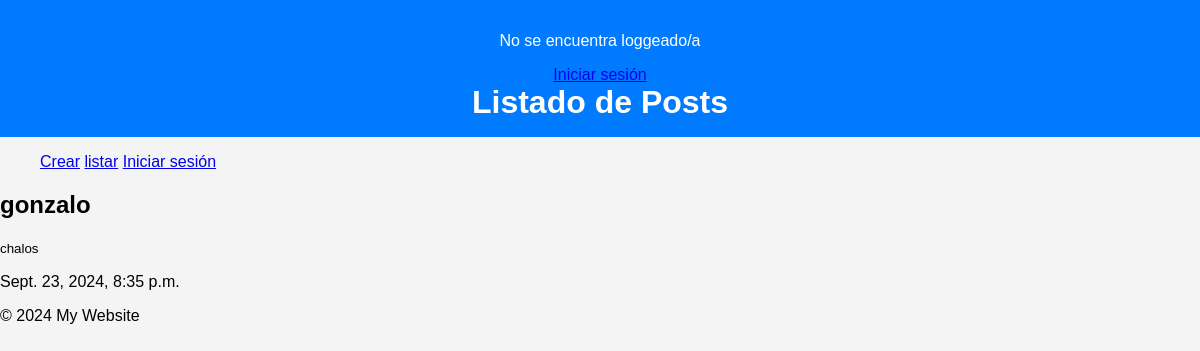
Screenshot of /detalle/13 with the database file from the repository.
### post/models.py (models this page shows, shortened)
class Post(models.Model):
    titulo = models.TextField()
    contenido = models.TextField()
    fecha = models.DateTimeField(auto_now_add=True)
    autor = models.ForeignKey(User, on_delete=models.CASCADE)

### post/views.py (the view)
# urls.py: path('detalle/<int:pk>', DetallePost.as_view(), name='detalle_post'),
class DetallePost(DetailView):
    model = Post
    template_name = 'detalle_post.html'

### post/template/detalle_post.html
{% extends 'base.html' %}
{% block header %}
<h1>Listado de Posts</h1>
{% endblock %}
{% block content %}
                <h2>{{ object.titulo}}</h2>
                <p><small>{{ object.contenido }}</small></p>
                <p>̣{{ object.fecha }} </p>
{% endblock %}

### post/static/css/style.css (style rules this page uses)
body { font-family: Arial, sans-serif; background-color: #f4f4f4; margin: 0; padding: 0; }
h1 { margin: 0; }

### rows the page displays
Post: titulo "gonzalo", contenido "chalos", fecha "Sept. 23, 2024, 8:35 p.m."
